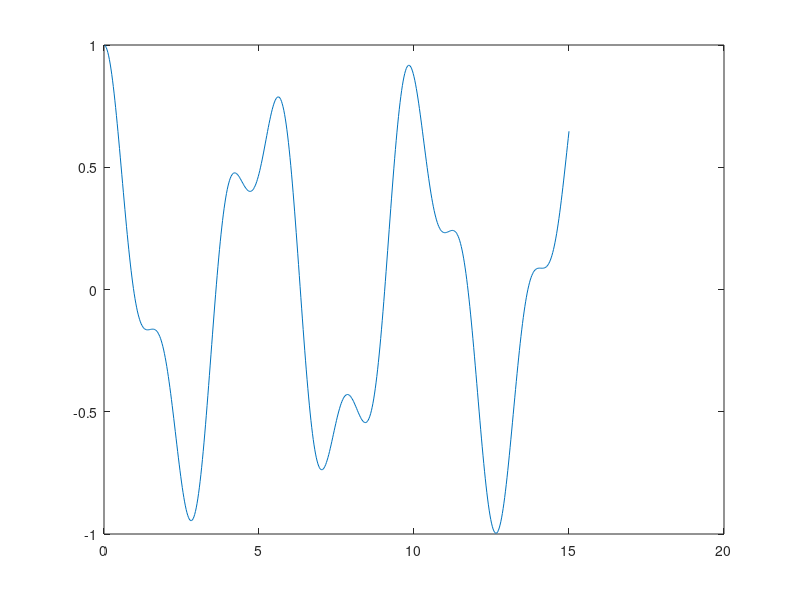

Write the MATLAB code that produced this figure.
% clear all 
% close all 
clear norm

%%%% dimension
L=2;
dt=0.025;
h=1;

FinalTime=15;
Iter=FinalTime/dt;


sx=[0,1;1,0];
sy=[0,-i;i,0];
sz=[1,0;0,-1];

iden=[1 0;0 1];




Proj1=[1 0;0 0];
Proj2=[0 0;0 1];

tmp2=diag(sparse(ones(2^(L-1),1)));
X{1,1}=kron(sx,tmp2);
X{L,1}=kron(tmp2,sx);

Z{1,1}=kron(sz,tmp2);
Z{L,1}=kron(tmp2,sz);


for i1=2:L-1
   tmp1=diag(sparse(ones(2^(i1-1),1)));
   tmp2=diag(sparse(ones(2^(L-i1),1)));
   X{i1,1}=kron(kron(tmp1,sx),tmp2);
   Z{i1,1}=kron(kron(tmp1,sz),tmp2);
end

Mag=0*X{1,1};
H_X=0*X{1,1};

for i1=1:L
    Mag=Mag+Z{i1,1};
    H_X=H_X+X{i1,1};
end

H_NN=0*X{1,1};
for i1=1:L-1
    H_NN=H_NN+Z{i1,1}*Z{i1+1,1};
end

H_sys=-h*H_X-H_NN;

psi=zeros(2^L,1);
psi(1,1)=1;

tic
Vt=expm(-1i*dt*H_sys); % Vt=expm(-1i*dt*H_sys);
toc

for tst=1:Iter
    time(tst)=tst*dt;
    psi=Vt*psi;
    psi=psi/norm(psi);

    p1(tst)=dot(psi,Mag*psi)/L;
    energy(tst)=dot(psi,H_sys*psi)/L;
    
    mag(tst)=dot(psi,Mag*psi)/L;
end


%%%% diagonalization

Ground_State_Energy=min(real(eig(H_sys)))/L;
%%%%% diagonalization of H_eff
[v2,d2]=eig(full(H_sys));
[x2,y2]=sort(diag(d2),'ascend');


 %%% positive eigenvalue
 ind_p=y2(end);


 norm(H_sys*v2(:,ind_p)-d2(ind_p,ind_p)*v2(:,ind_p))
 Ground_state=v2(:,ind_p);
 Ground_state=Ground_state/norm(Ground_state);
 
 
 Mag_Ground_state=dot(Ground_state,Mag*Ground_state)/L;




% figure(1)
% plot((dt:dt:FinalTime),p1)

figure(1)
plot((dt:dt:FinalTime),mag)
hold on



